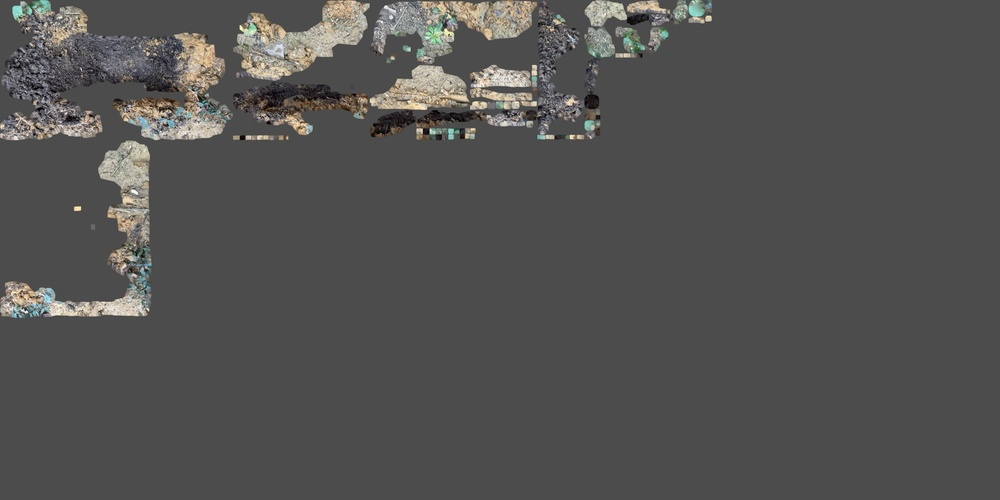
#> input picture Scaniverse 2026-01-25 152202/Scaniverse_2026_01_25_152202.jpg, 1000 x 500 px, shrunk from 8192 x 4096 before the run
$ python lidar.py --rgb 'Scaniverse 2026-01-25 152202/Scaniverse_2026_01_25_152202.jpg' --mask 'Scaniverse 2026-01-25 152202/Scaniverse_2026_01_25_152202.jpg' --depth 'Scaniverse 2026-01-25 152202/Scaniverse_2026_01_25_152202.jpg'
#> lines starting #> are read from the running program, lines starting #| are printed output that depends on the picture; after the words box and inside, x2 and y2 are one past the last pixel; in counts of white or black regions, pixels touching at a corner belong together
#> in process_pair, rgb is the input picture: shape (500, 1000, 3); mean B, G, R 81.4, 82.5, 83
import os
import argparse
import cv2 as cv
import numpy as np
import pandas as pd
from PIL import Image, ExifTags

# ArUco for scaling
ARUCO_DICT = cv.aruco.DICT_4X4_50
MARKER_SIZE_MM = 100.0  # Adjust if different
CALIB_PATH = "MultiMatrix.npz"


# ---------------------------
# EXIF GPS (if present)
# ---------------------------
# [6 lines left out: function _dms_to_deg, not called in this run]

def extract_gps_from_exif(img_path: str):
    try:
        img = Image.open(img_path)
        exif = img.getexif()
        if not exif:
            return None
        gps_info = None
        for k, v in exif.items():
            if ExifTags.TAGS.get(k) == "GPSInfo":
                gps_info = v
                break
        if not gps_info:
            return None
        gps_tag_map = {}
        for key, val in gps_info.items():
            name = ExifTags.GPSTAGS.get(key, key)
            gps_tag_map[name] = val

        needed = ["GPSLatitude", "GPSLatitudeRef", "GPSLongitude", "GPSLongitudeRef"]
        if not all(x in gps_tag_map for x in needed):
            return None

        lat = _dms_to_deg(gps_tag_map["GPSLatitude"], gps_tag_map["GPSLatitudeRef"])
        lon = _dms_to_deg(gps_tag_map["GPSLongitude"], gps_tag_map["GPSLongitudeRef"])
        return {"lat": lat, "lon": lon}
    except Exception:
        return None


# [5 lines left out: function load_calibration, not called in this run]


def make_aruco_detector(dict_id: int):
    aruco = cv.aruco

    if hasattr(aruco, "ArucoDetector"):
        marker_dict = aruco.getPredefinedDictionary(dict_id)
        params = aruco.DetectorParameters()

        # Tuning for detection
        params.adaptiveThreshWinSizeMin = 3
        params.adaptiveThreshWinSizeMax = 23
        params.adaptiveThreshWinSizeStep = 10
        params.adaptiveThreshConstant = 7
        params.minMarkerPerimeterRate = 0.01
        params.maxMarkerPerimeterRate = 0.5
        params.minDistanceToBorder = 3

        detector = aruco.ArucoDetector(marker_dict, params)

        def detect(gray):
            return detector.detectMarkers(gray)

        return detect

    # Old API fallback
    marker_dict = aruco.Dictionary_get(dict_id)
    params = aruco.DetectorParameters_create()

    params.adaptiveThreshWinSizeMin = 3
    params.adaptiveThreshWinSizeMax = 23
    params.adaptiveThreshWinSizeStep = 10
    params.adaptiveThreshConstant = 7
    params.minMarkerPerimeterRate = 0.01
    params.maxMarkerPerimeterRate = 0.5
    params.minDistanceToBorder = 3

    def detect(gray):
        corners, ids, rejected = aruco.detectMarkers(gray, marker_dict, parameters=params)
        return corners, ids, rejected

    return detect


def detect_aruco_and_get_scale(bgr: np.ndarray, marker_size_mm: float):
    """
    Detect ArUco marker and compute pixels per mm.
    Returns tuple (px_per_mm, corners, ids) or (None, None, None) if not found.
    """
#> called with marker_size_mm = 100
    gray = cv.cvtColor(bgr, cv.COLOR_BGR2GRAY)
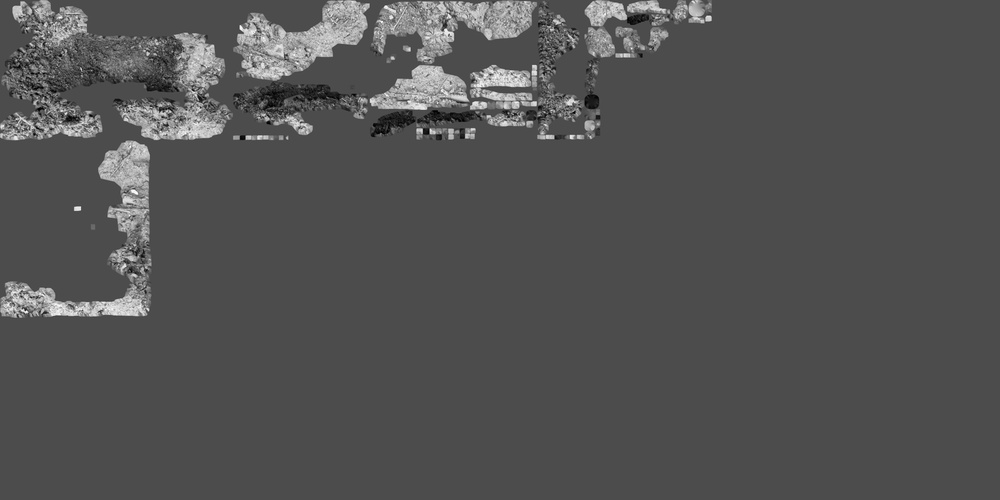
#> gray: shape (500, 1000); min 0, max 255, mean 82.5
    detect = make_aruco_detector(ARUCO_DICT)
    corners, ids, rejected = detect(gray)
#> corners = (); ids = None; rejected = 6 items

    if ids is None or len(corners) == 0:
        return None, None, None

    # Assume first marker
    marker_corners = corners[0][0]  # 4 corners

    # Compute side length in pixels (average of two sides)
    side1 = np.linalg.norm(marker_corners[0] - marker_corners[1])
    side2 = np.linalg.norm(marker_corners[1] - marker_corners[2])
    side_px = (side1 + side2) / 2.0

    px_per_mm = side_px / marker_size_mm
    return px_per_mm, corners, ids


# [54 lines left out: function interactive_measure_px_per_mm, not called in this run]


# ---------------------------
# Segmentation from "blue" depth/mask views
# ---------------------------
def segment_trench_blue(bgr: np.ndarray):
    """
    Designed for LiDAR View style: trench highlighted cyan/blue/green against dark/blue background.
    Tune HSV thresholds if needed.
    """
    hsv = cv.cvtColor(bgr, cv.COLOR_BGR2HSV)
#> hsv: shape (500, 1000, 3); mean H, S, V 10.9, 5.3, 83.6

    # Two ranges: cyan/blue and light-cyan/greenish
    mask1 = cv.inRange(hsv, (85, 40, 30), (140, 255, 255))   # blue-ish
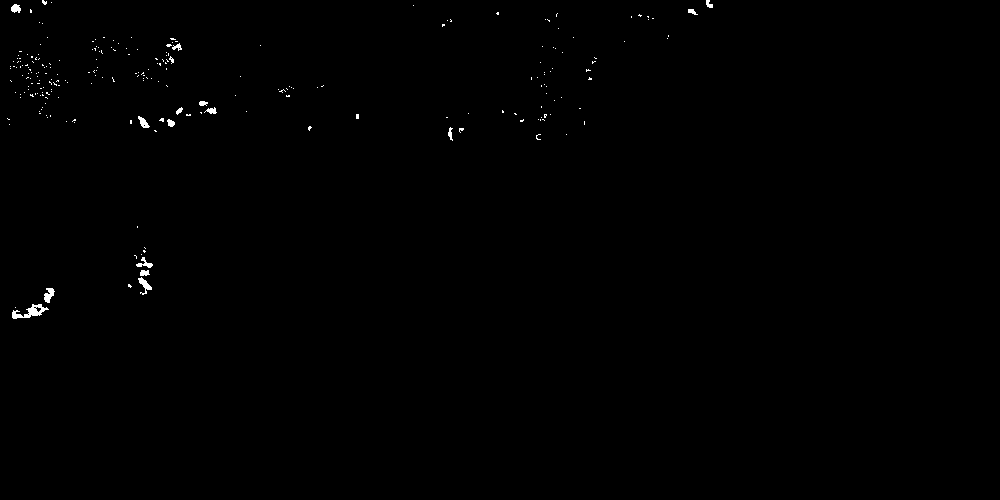
#> mask1: shape (500, 1000); 0.32% white; 239 white regions (223 under 20 px), largest, box (x1, y1, x2, y2) and area: (12, 304, 49, 319) 234, (138, 277, 152, 295) 101, (44, 288, 55, 303) 100
    mask2 = cv.inRange(hsv, (55, 30, 30), (95, 255, 255))    # cyan/green-ish
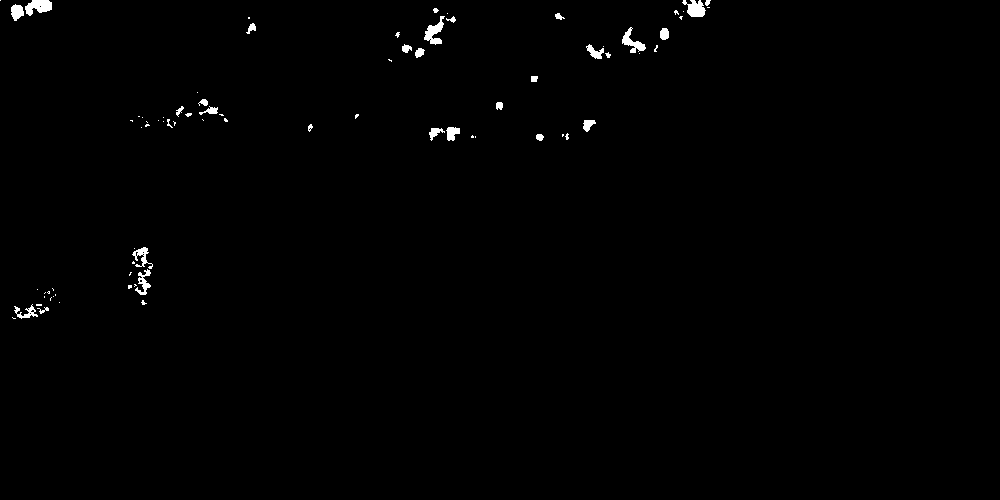
#> mask2: shape (500, 1000); 0.65% white; 79 white regions (49 under 20 px), largest, box (x1, y1, x2, y2) and area: (25, 0, 52, 16) 288, (424, 16, 445, 45) 274, (682, 0, 706, 17) 260
    mask = cv.bitwise_or(mask1, mask2)
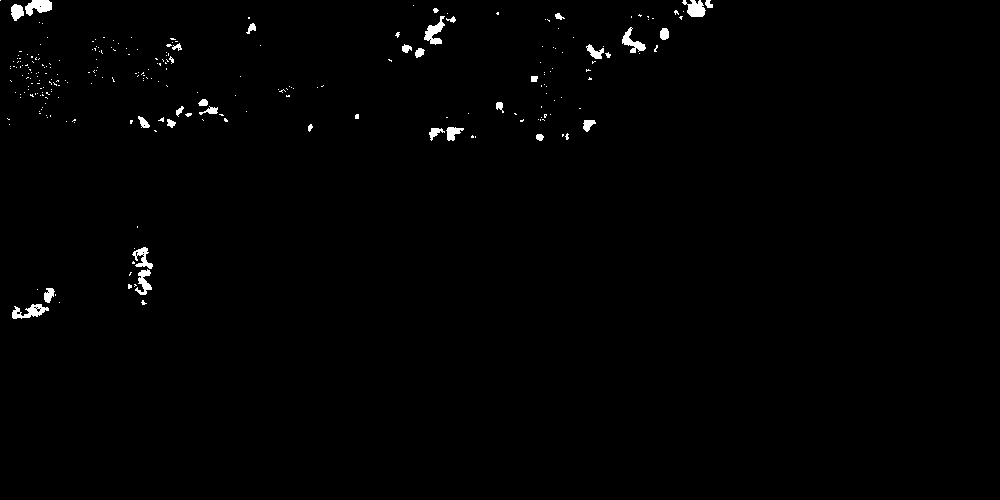
#> mask: shape (500, 1000); 0.83% white; 258 white regions (225 under 20 px), largest, box (x1, y1, x2, y2) and area: (25, 0, 52, 16) 288, (12, 304, 49, 319) 285, (424, 16, 445, 45) 277

    # Clean up
    kernel = cv.getStructuringElement(cv.MORPH_ELLIPSE, (9, 9))
    mask = cv.morphologyEx(mask, cv.MORPH_OPEN, kernel, iterations=1)
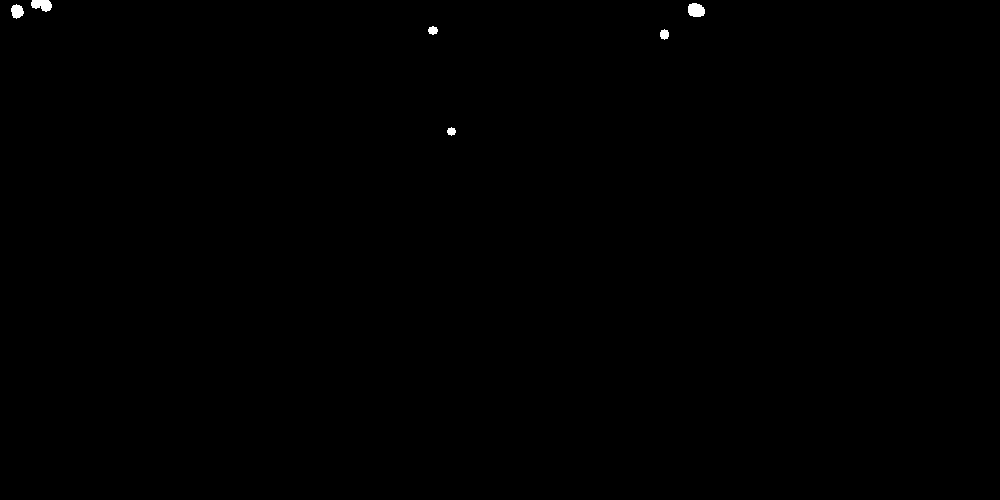
#> mask: shape (500, 1000); 0.14% white; 6 white regions, box (x1, y1, x2, y2) and area: (688, 3, 705, 17) 196, (31, 0, 52, 12) 186, (11, 4, 24, 19) 139, (660, 29, 669, 40) 75, (428, 26, 438, 35) 66, (447, 127, 456, 136) 57
    mask = cv.morphologyEx(mask, cv.MORPH_CLOSE, kernel, iterations=2)
#> mask: shape (500, 1000); 0.18% white; 5 white regions

    return mask


def largest_component(mask: np.ndarray):
    cnts, _ = cv.findContours(mask, cv.RETR_EXTERNAL, cv.CHAIN_APPROX_SIMPLE)
#> cnts = 5 contours; box (x1, y1, x2, y2) and area: (11, 0, 52, 19) 419, (688, 0, 705, 17) 206, (660, 29, 669, 40) 60, (428, 26, 438, 35) 52, (447, 127, 456, 136) 44
    if not cnts:
        return None
    cnt = max(cnts, key=cv.contourArea)
#> cnt = contour of 45 points, box (x1, y1, x2, y2) (11, 0, 52, 19), area 419
    if cv.contourArea(cnt) < 1000:
        return None
    return cnt


def detect_pit(mask: np.ndarray):
    """Detect a pit (hole) in the mask. Returns contour, length_px, width_px, rect or None."""
    # Use hierarchy to find contours with holes (children)
    cnts, hierarchy = cv.findContours(mask, cv.RETR_CCOMP, cv.CHAIN_APPROX_SIMPLE)
    if not cnts or hierarchy is None:
        return None

    hierarchy = hierarchy[0]
    pit_candidates = []
    for i, h in enumerate(hierarchy):
        # h: [next, prev, first_child, parent]
        child = int(h[2])
        parent = int(h[3])
        # a contour with a parent is a hole (inner contour)
        if parent >= 0:
            # area of the hole contour
            a = abs(cv.contourArea(cnts[i]))
            if a > 100:  # filter tiny holes
                pit_candidates.append((a, cnts[i]))
#> this loop made 5 passes
#> h on passes 1 to 5: [1, -1, -1, -1], [2, 0, -1, -1], [3, 1, -1, -1], [4, 2, -1, -1], [-1, 3, -1, -1]
#> after the loop, pit_candidates = []

    if not pit_candidates:
        return None

    # choose largest hole by area
    pit_cnt = max(pit_candidates, key=lambda x: x[0])[1]
    rect = cv.minAreaRect(pit_cnt)
    (cx, cy), (w, h), angle = rect
    length_px = float(max(w, h))
    width_px = float(min(w, h))
    return pit_cnt, length_px, width_px, float(angle), rect


# [78 lines left out: functions min_area_rect_dims, width_profile_along_trench, relative_depth_stats_from_colormap, draw_debug, not called in this run]


# ---------------------------
# MAIN
# ---------------------------
def process_pair(rgb_path, mask_or_depth_path, depth_path=None, out_dir="out", px_per_mm_override: float = None, marker_image: str = None, model_json: str = None):
    os.makedirs(out_dir, exist_ok=True)

    rgb = cv.imread(rgb_path)
    md = cv.imread(mask_or_depth_path)
    if rgb is None or md is None:
        raise RuntimeError("Could not read one of the images.")

    gps = extract_gps_from_exif(rgb_path)  # often None

    # Determine scale: prefer override, then optional marker image, then try rgb image
    scale_px_per_mm = px_per_mm_override
    marker_debug_path = None

    if scale_px_per_mm is None and marker_image:
        mimg = cv.imread(marker_image)
        if mimg is not None:
            s, corners, ids = detect_aruco_and_get_scale(mimg, MARKER_SIZE_MM)
            if s is not None:
                scale_px_per_mm = s
                marker_debug_path = os.path.join(out_dir, "marker_detect_from_image.png")
                vis = mimg.copy()
                if ids is not None:
                    try:
                        cv.aruco.drawDetectedMarkers(vis, corners, ids)
                    except Exception:
                        pass
                cv.imwrite(marker_debug_path, vis)

    if scale_px_per_mm is None:
        s, corners, ids = detect_aruco_and_get_scale(rgb, MARKER_SIZE_MM)
        if s is not None:
            scale_px_per_mm = s
            marker_debug_path = os.path.join(out_dir, "marker_detect_in_rgb.png")
            vis = rgb.copy()
            try:
                cv.aruco.drawDetectedMarkers(vis, corners, ids)
            except Exception:
                pass
            cv.imwrite(marker_debug_path, vis)

    print(f"Scale detected (px/mm): {scale_px_per_mm}")

    mask = segment_trench_blue(md)
    cnt = largest_component(mask)
    # detect pit (hole) if present
    pit_info = detect_pit(mask)
    if pit_info is not None:
        pit_cnt, pit_length_px, pit_width_px, pit_angle, pit_rect = pit_info
    else:
        pit_cnt = None
        pit_length_px = None
        pit_width_px = None
        pit_angle = None
        pit_rect = None

    if cnt is None:
        debug_path = os.path.join(out_dir, "debug_no_trench.png")
        cv.imwrite(debug_path, md)
        return {
            "status": "no_trench_found",
            "rgb": rgb_path,
            "mask_or_depth": mask_or_depth_path,
            "gps": gps,
            "debug": debug_path,
        }

    center, length_px, width_px, angle, rect = min_area_rect_dims(cnt)
    profile = width_profile_along_trench(mask, bins=70)

    # If still no scale, but user provided a model JSON, infer px/mm by matching
    # the measured trench length (px) to the model's largest extent (mm).
    if scale_px_per_mm is None and model_json is not None:
        try:
            import json
            with open(model_json, 'r', encoding='utf8') as f:
                mj = json.load(f)
            model_extents_mm = mj.get('extents_mm') or mj.get('extents_m')
            if model_extents_mm:
                if mj.get('extents_m') and not mj.get('extents_mm'):
                    model_extents_mm = [e * 1000.0 for e in mj['extents_m']]

                model_max_mm = float(max(model_extents_mm))
                if model_max_mm > 0:
                    scale_px_per_mm = length_px / model_max_mm
                    print(
                        f"Inferred scale from model_json: {scale_px_per_mm} px/mm "
                        f"(using model max extent {model_max_mm} mm)"
                    )
        except Exception as e:
            print('Failed to use model_json for scale inference:', e)

    depth_stats = None
    if depth_path:
        depth_img = cv.imread(depth_path)
        if depth_img is not None:
            depth_stats = relative_depth_stats_from_colormap(depth_img, mask)

    debug_path = os.path.join(out_dir, "debug_overlay.png")
    draw_debug(md, mask, cnt, rect, debug_path)
    # save pit debug overlay if found
    if pit_cnt is not None:
        pit_debug = os.path.join(out_dir, "debug_pit.png")
        vis2 = md.copy()
        try:
            cv.drawContours(vis2, [pit_cnt], -1, (0, 0, 255), 2, cv.LINE_AA)
            box = cv.boxPoints(pit_rect).astype(np.int32)
            cv.polylines(vis2, [box], True, (255, 0, 0), 2, cv.LINE_AA)
        except Exception:
            pass
        cv.imwrite(pit_debug, vis2)
    else:
        pit_debug = None

    # Convert to real units if scale available
    conversions = {}
    if scale_px_per_mm is not None:
        mm_per_px = 1.0 / scale_px_per_mm
        length_mm = length_px * mm_per_px
        width_mm = width_px * mm_per_px
        conversions = {
            "length_mm": length_mm,
            "width_mm": width_mm,
            "length_m": length_mm / 1000.0,
            "width_m": width_mm / 1000.0,
            "length_cm": length_mm / 10.0,
            "width_cm": width_mm / 10.0,
            "length_in": length_mm / 25.4,
            "width_in": width_mm / 25.4,
        }
        # Convert profile widths
        profile_converted = [(t, w * mm_per_px) for t, w in profile]
    else:
        profile_converted = profile

    # Pit conversions
    pit_conversions = {}
    if pit_length_px is not None and scale_px_per_mm is not None:
        pit_length_mm = pit_length_px * (1.0 / scale_px_per_mm)
        pit_width_mm = pit_width_px * (1.0 / scale_px_per_mm)
        pit_conversions = {
            'pit_length_mm': pit_length_mm,
            'pit_width_mm': pit_width_mm,
            'pit_length_cm': pit_length_mm / 10.0,
            'pit_width_cm': pit_width_mm / 10.0,
            'pit_length_m': pit_length_mm / 1000.0,
            'pit_width_m': pit_width_mm / 1000.0,
            'pit_length_in': pit_length_mm / 25.4,
            'pit_width_in': pit_width_mm / 25.4,
        }

    return {
        "status": "ok",
        "rgb": rgb_path,
        "mask_or_depth": mask_or_depth_path,
        "gps": gps,
        "center_px_x": center[0],
        "center_px_y": center[1],
        "length_px": length_px,
        "width_px": width_px,
        "angle_deg": angle,
        "depth_stats_rel": depth_stats,
        "width_profile": profile,  # original in px
        "width_profile_mm": profile_converted if scale_px_per_mm else None,
        "debug": debug_path,
        "pit_debug": pit_debug,
        "pit_found": bool(pit_cnt is not None),
        "pit_length_px": pit_length_px,
        "pit_width_px": pit_width_px,
        "pit_angle_deg": pit_angle,
        "scale_px_per_mm": scale_px_per_mm,
        **conversions,
        **pit_conversions,
    }


if __name__ == "__main__":
    p = argparse.ArgumentParser()
    p.add_argument("--rgb", default="v6.jpeg", help="RGB image path")
    p.add_argument("--mask", default="v2.jpeg", help="mask/depth image path")
    p.add_argument("--depth", default="v3.jpeg", help="optional colored depth image")
    p.add_argument("--out", default="out", help="output directory")
    p.add_argument("--px-per-mm", type=float, default=None, help="Manual scale: pixels per millimeter")
    p.add_argument("--marker-image", default=None, help="Optional separate image to detect ArUco marker from")
    p.add_argument("--model-json", default=None, help="Path to model JSON from model_dims.py to infer scale automatically")
    p.add_argument("--measure", action="store_true", help="Interactively measure two points to compute px/mm")
    args = p.parse_args()

    res = process_pair(
        rgb_path=args.rgb,
        mask_or_depth_path=args.mask,
        depth_path=args.depth,
        out_dir=args.out,
        px_per_mm_override=args.px_per_mm,
        marker_image=args.marker_image,
        model_json=args.model_json,
    )

    # If user requested interactive measurement and no px/mm override provided
    if args.measure and args.px_per_mm is None:
        mm_scale = interactive_measure_px_per_mm(args.rgb)
        if mm_scale is not None:
            print("Re-running with measured scale...")
            res = process_pair(
                rgb_path=args.rgb,
                mask_or_depth_path=args.mask,
                depth_path=args.depth,
                out_dir=args.out,
                px_per_mm_override=mm_scale,
                marker_image=None,
            )

    # Save JSON + CSV-friendly outputs
    # Flatten width profile to a CSV
    if res["status"] == "ok":
        prof = pd.DataFrame(res["width_profile"], columns=["t_0_1", "width_px"])
        prof.to_csv("out/width_profile.csv", index=False)

        if res.get("width_profile_mm"):
            prof_mm = pd.DataFrame(res["width_profile_mm"], columns=["t_0_1", "width_mm"])
            prof_mm.to_csv("out/width_profile_mm.csv", index=False)

    pd.DataFrame([{
        k: v for k, v in res.items() if k not in ("width_profile", "width_profile_mm")
    }]).to_csv("out/summary.csv", index=False)

    files_saved = ["out/summary.csv", "out/width_profile.csv"]
    if res.get("width_profile_mm"):
        files_saved.append("out/width_profile_mm.csv")
    files_saved.append(res.get("debug"))
    print("Saved:", ", ".join(files_saved))
